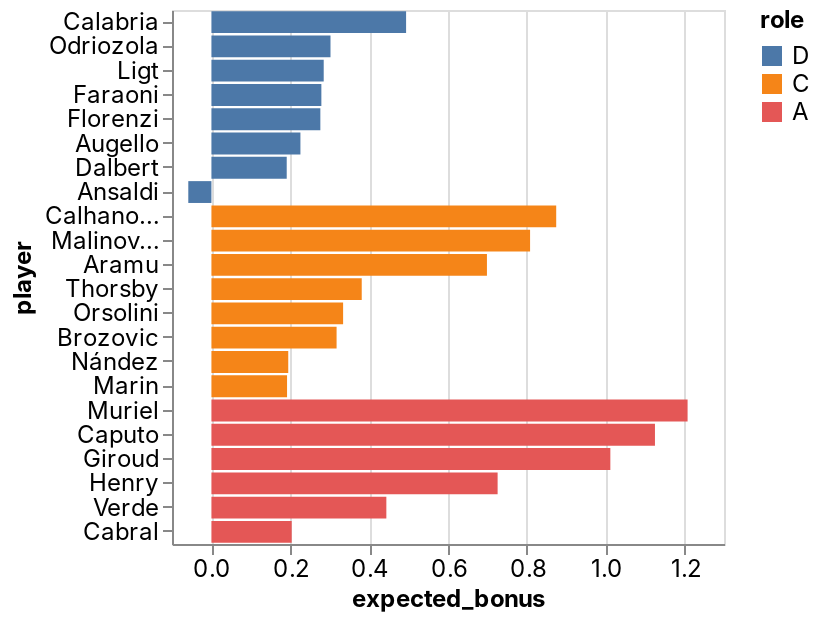

Here is the notebook cell this chart was saved with:
### Code cell
_deepnote_run_altair(team, """{"$schema":"https://vega.github.io/schema/vega-lite/v4.json","mark":{"type":"bar","tooltip":{"content":"data"}},"height":220,"autosize":{"type":"fit"},"data":{"name":"placeholder"},"encoding":{"x":{"field":"expected_bonus","type":"quantitative","sort":null,"scale":{"type":"linear","zero":false}},"y":{"field":"player","type":"nominal","sort":null,"scale":{"type":"linear","zero":true}},"color":{"field":"role","type":"nominal","sort":null,"scale":{"type":"linear","zero":false}}}}""")

### Figure 1 — Vega-Lite specification as saved in the notebook (floating-point values rounded to 4 significant figures)
{"config": {"view": {"continuousWidth": 400, "continuousHeight": 300}, "area": {"fill": "#51C0E9"}, "axis": {"labelFont": "Inter, sans-serif", "labelFontSize": 12, "labelFontWeight": "normal", "labelLimit": 60, "labelOverlap": "greedy", "titleFont": "Inter, sans-serif", "titleFontSize": 12, "titleFontWeight": "bold"}, "background": "#ffffff", "legend": {"labelFont": "Inter, sans-serif", "labelFontSize": 12, "titleFont": "Inter, sans-serif", "titleFontSize": 12, "titleFontWeight": "bold"}, "line": {"stroke": "#51C0E9", "strokeWidth": 2}, "rect": {"fill": "#51C0E9"}, "title": {"anchor": "start", "color": "#000000", "font": "Inter, sans-serif", "fontSize": 22, "fontWeight": "normal"}}, "data": {"name": "data-7f7d92a96f8311558b6abcdd1e6b4000"}, "mark": {"type": "bar", "tooltip": {"content": "data"}}, "autosize": {"type": "fit"}, "encoding": {"color": {"type": "nominal", "field": "role", "scale": {"type": "linear", "zero": false}, "sort": null}, "x": {"type": "quantitative", "field": "expected_bonus", "scale": {"type": "linear", "zero": false}, "sort": null}, "y": {"type": "nominal", "field": "player", "scale": {"type": "linear", "zero": true}, "sort": null}}, "height": 300, "width": "container", "$schema": "https://vega.github.io/schema/vega-lite/v4.json", "datasets": {"data-7f7d92a96f8311558b6abcdd1e6b4000": [{"fanta_team": "AC Picchia", "role": "D", "player": "Calabria", "team": "AC Milan", "opponent": "Fiorentina", "date": "2022-05-01T00:00:00", "expected_bonus": 0.4937}, {"fanta_team": "AC Picchia", "role": "D", "player": "Odriozola", "team": "Fiorentina", "opponent": "Udinese", "date": "2022-04-27T00:00:00", "expected_bonus": 0.302}, {"fanta_team": "AC Picchia", "role": "D", "player": "Ligt", "team": "Juventus", "opponent": "Venezia", "date": "2022-05-01T00:00:00", "expected_bonus": 0.2848}, {"fanta_team": "AC Picchia", "role": "D", "player": "Faraoni", "team": "Verona", "opponent": "Cagliari", "date": "2022-04-30T00:00:00", "expected_bonus": 0.2788}, {"fanta_team": "AC Picchia", "role": "D", "player": "Florenzi", "team": "AC Milan", "opponent": "Fiorentina", "date": "2022-05-01T00:00:00", "expected_bonus": 0.2762}, {"fanta_team": "AC Picchia", "role": "D", "player": "Augello", "team": "Sampdoria", "opponent": "Genoa", "date": "2022-04-30T00:00:00", "expected_bonus": 0.2257}, {"fanta_team": "AC Picchia", "role": "D", "player": "Dalbert", "team": "Cagliari", "opponent": "Verona", "date": "2022-04-30T00:00:00", "expected_bonus": 0.191}, {"fanta_team": "AC Picchia", "role": "D", "player": "Ansaldi", "team": "Torino", "opponent": "Atalanta", "date": "2022-04-27T00:00:00", "expected_bonus": -0.05868}, {"fanta_team": "AC Picchia", "role": "C", "player": "Calhanoglu", "team": "Inter", "opponent": "Bologna", "date": "2022-04-27T00:00:00", "expected_bonus": 0.8744}, {"fanta_team": "AC Picchia", "role": "C", "player": "Malinovskiy", "team": "Atalanta", "opponent": "Torino", "date": "2022-04-27T00:00:00", "expected_bonus": 0.8082}, {"fanta_team": "AC Picchia", "role": "C", "player": "Aramu", "team": "Venezia", "opponent": "Juventus", "date": "2022-05-01T00:00:00", "expected_bonus": 0.6988}, {"fanta_team": "AC Picchia", "role": "C", "player": "Thorsby", "team": "Sampdoria", "opponent": "Genoa", "date": "2022-04-30T00:00:00", "expected_bonus": 0.3812}, {"fanta_team": "AC Picchia", "role": "C", "player": "Orsolini", "team": "Bologna", "opponent": "Inter", "date": "2022-04-27T00:00:00", "expected_bonus": 0.334}, {"fanta_team": "AC Picchia", "role": "C", "player": "Brozovic", "team": "Inter", "opponent": "Bologna", "date": "2022-04-27T00:00:00", "expected_bonus": 0.3174}, {"fanta_team": "AC Picchia", "role": "C", "player": "Nández", "team": "Cagliari", "opponent": "Verona", "date": "2022-04-30T00:00:00", "expected_bonus": 0.1948}, {"fanta_team": "AC Picchia", "role": "C", "player": "Marin", "team": "Cagliari", "opponent": "Verona", "date": "2022-04-30T00:00:00", "expected_bonus": 0.1918}, {"fanta_team": "AC Picchia", "role": "A", "player": "Muriel", "team": "Atalanta", "opponent": "Torino", "date": "2022-04-27T00:00:00", "expected_bonus": 1.208}, {"fanta_team": "AC Picchia", "role": "A", "player": "Caputo", "team": "Sampdoria", "opponent": "Genoa", "date": "2022-04-30T00:00:00", "expected_bonus": 1.125}, {"fanta_team": "AC Picchia", "role": "A", "player": "Giroud", "team": "AC Milan", "opponent": "Fiorentina", "date": "2022-05-01T00:00:00", "expected_bonus": 1.012}, {"fanta_team": "AC Picchia", "role": "A", "player": "Henry", "team": "Venezia", "opponent": "Juventus", "date": "2022-05-01T00:00:00", "expected_bonus": 0.7258}, {"fanta_team": "AC Picchia", "role": "A", "player": "Verde", "team": "Spezia", "opponent": "Lazio", "date": "2022-04-30T00:00:00", "expected_bonus": 0.4436}, {"fanta_team": "AC Picchia", "role": "A", "player": "Cabral", "team": "Fiorentina", "opponent": "Udinese", "date": "2022-04-27T00:00:00", "expected_bonus": 0.2036}]}}
